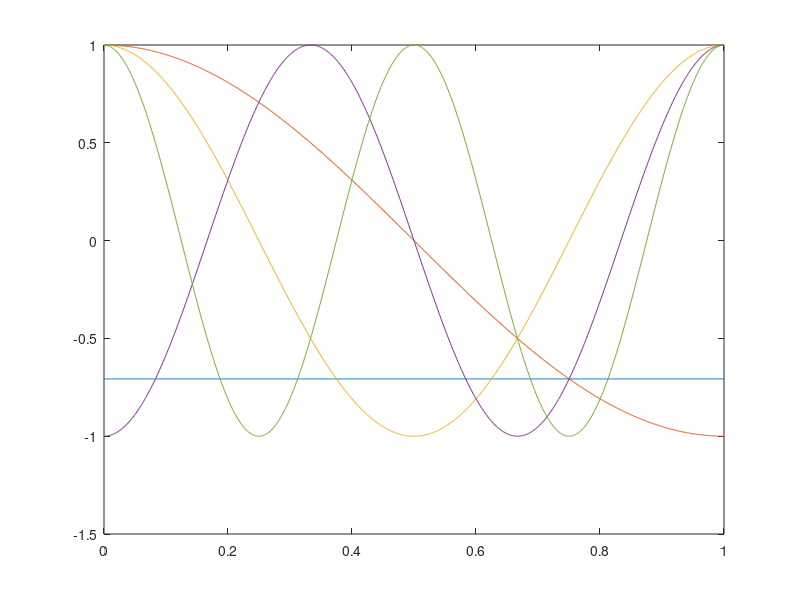

Write MATLAB code to recreate this figure.

m=5; %level
p=0.5; %measure parameter
q=0.5; %resistance parameter
measure = [p/2 (1-p)/2 (1-p)/2 p/2]; %base measure split
resistance = [q/2 (1-q)/2 (1-q)/2 q/2]; %base resistance split
%split iteratively...
for i = 2:m
    %do a 4x repelem clone, following with a base unit multiplied
    %to get the desired self similar structure
    measure = repelem(measure,4);
    measure = measure.*repmat([p/2 (1-p)/2 (1-p)/2 p/2],1,length(measure)/4);
    resistance = repelem(resistance,4);
    resistance = resistance.*repmat([q/2 (1-q)/2 (1-q)/2 q/2],1,length(resistance)/4);
end
%declare empty laplacian
laplacian=zeros(4^m-1,4^m-1);
%for each point, assign the proper constants for the diagonal...
avgmeasure = (measure(1)+measure(2))/2;
laplacian(1,1) = (1/avgmeasure)*(1/resistance(2));
avgmeasure = (measure(4^m-1)+measure(4^m))/2;
laplacian(4^m-1,4^m-1) = (1/avgmeasure)*(1/resistance(4^m-1));
for i = 2:4^m-2
    avgmeasure = (measure(i)+measure(i+1))/2;
    laplacian(i,i) = (1/avgmeasure)*(1/resistance(i)+1/resistance(i+1));
end
%... and for the right neighbors
for i = 1:4^m-2
    avgmeasure = (measure(i)+measure(i+1))/2;
    laplacian(i,i+1) = (1/avgmeasure)*(-1/resistance(i+1));
end
%... and for the left neighbors
for i = 2:4^m-1
    avgmeasure = (measure(i)+measure(i+1))/2;
    laplacian(i,i-1) = (1/avgmeasure)*(-1/resistance(i));
end
%compute eigenfunction/values
[V,D] = eig(laplacian);
[eigvals,indices] = sort(real(diag(D)));

%rescale and plot eigenfnc
V = V*(1/(max(max(V))));
plot(linspace(0,1,4^m-1)',[V(:,1:5)])


%eigenvalue counting fnc
%counting_graph(eigvals);
%xlabel("m=4 p=0.4 q=0.6")

%log eigenvalue plot
%plot(log(eigvals),zeros(length(eigvals),1),'o')
%xlabel("m=5 p=0.9 q=0.1")

% Weyl Plot
%f = @(x) countingfunction(eigvals,x);
%plotpoints = arrayfun(f,eigvals);
%dlm = fitlm(log(eigvals(round(length(eigvals)/2):end)'),log(plotpoints(round(length(eigvals)/2):end)'),'Intercept',false);
%alpha = table2array(dlm.Coefficients(1,'Estimate'));
%alpha = alpha(1);
%plot(log(eigvals'),log(plotpoints'./(eigvals').^alpha))
% xlabel("m=4 p=0.4 q=0.6")



